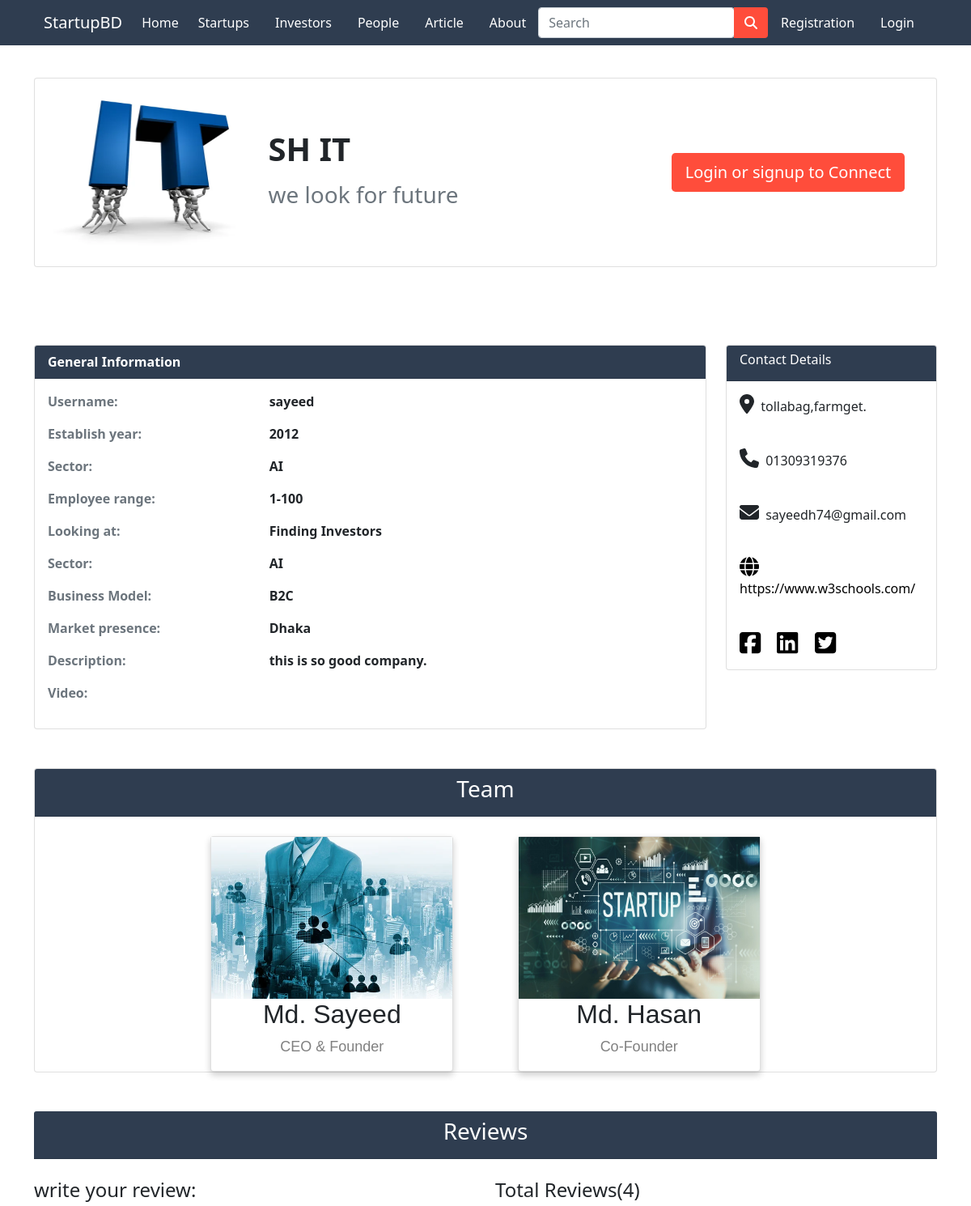
The app's page /startup-profile/1/ (upper part), older data.
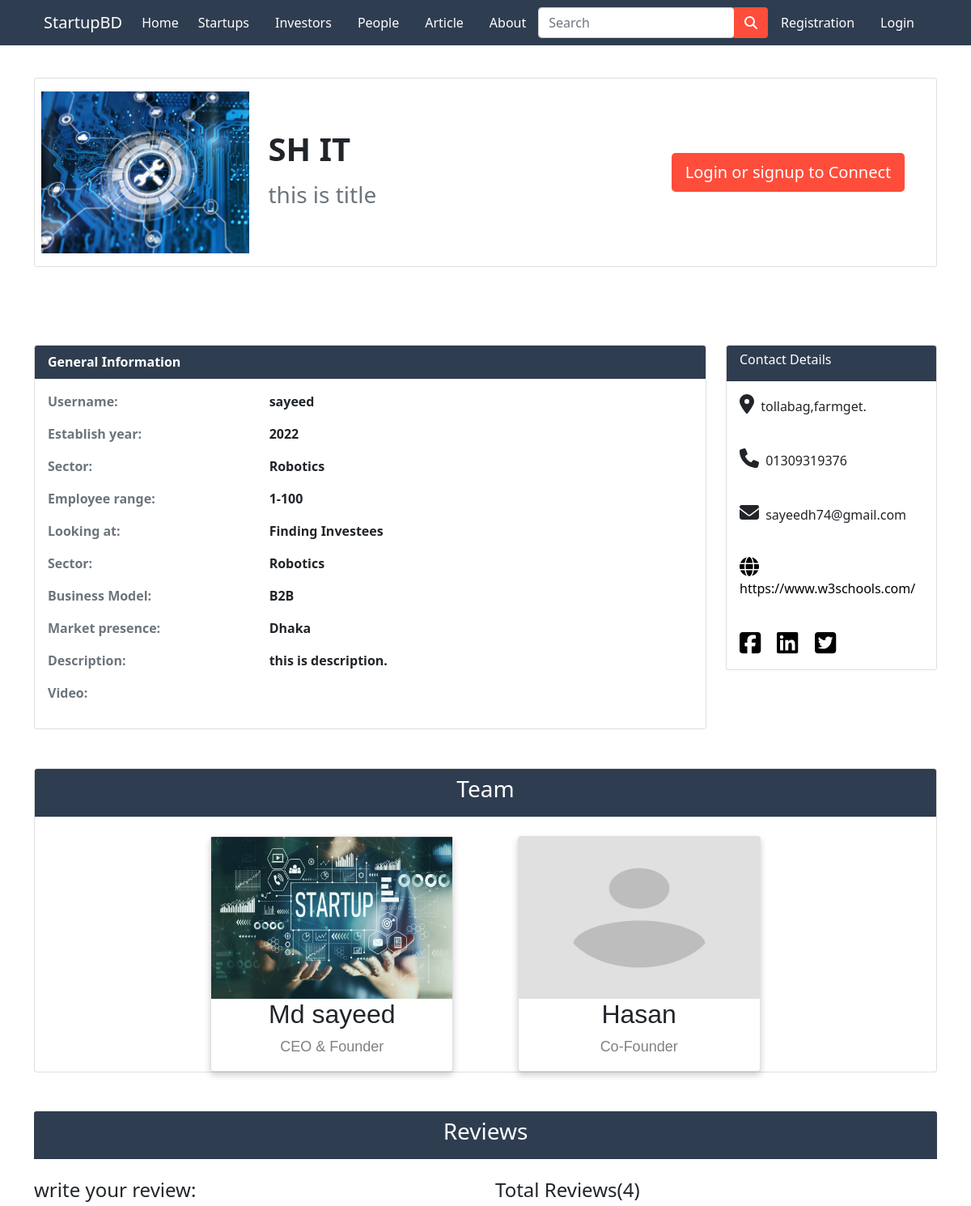
The same page, newer data.
### app/models.py (models this page shows, shortened)
class StartupInfo(models.Model):
  user = models.ForeignKey(settings.AUTH_USER_MODEL, on_delete = models.CASCADE)
  name = models.CharField(max_length=100, null=True, blank=True)
  company_name = models.CharField(max_length=100, null=True, blank=True)
  title = models.CharField(max_length=100,blank=True,null=True)
  email = models.EmailField(max_length=100, null=True, blank=True)
  mobile = models.CharField(max_length=50, null=True, blank=True)
  logo = models.ImageField(upload_to='images/', null=True,blank=True)
  establish_year = models.IntegerField(blank=True, null=True)
  business_model = models.CharField(max_length=100, choices=MODEL_CHOICES, blank=True,null=True)
  employee_range = models.CharField(max_length=100, blank=True, null=True)
  market_presence = models.CharField(max_length=100, choices=CITY_CHOICES, blank=True, null=True)
  looking_at = models.CharField(choices=LOOK_CHOICES,max_length=100, blank=True, null=True)
  sector = models.CharField(max_length=100,choices= SECTOR, blank=True, null=True)
  description = models.TextField(max_length=1000, blank=True, null=True)
  videofile = models.FileField(upload_to='videos/', default="Not availabe",null=True, blank=True)
  weblink = models.URLField( blank=True)
  facebook_link = models.URLField(blank=True)
  linkedin_link = models.URLField(blank=True)
  twitter_link = models.URLField(blank=True)
  location = models.CharField(max_length=100, null=True, blank=True)
  person1= models.CharField(max_length=100,choices=ROLE,blank=True,null=True)
  person1_name = models.CharField(max_length=50, blank=True, null=True)
  person1_image = models.ImageField(upload_to='images/', null=True, blank=True)
  person2 = models.CharField(max_length=100, choices=ROLE, blank=True, null=True)
  person2_name = models.CharField(max_length=50, blank=True, null=True)
  person2_image = models.ImageField(upload_to='images/', null=True, blank=True)

class User(AbstractUser):
  is_customer = models.BooleanField(default=False)
  is_investor = models.BooleanField(default=False)
  is_startup = models.BooleanField(default=False)
  friends = models.ManyToManyField('User',blank=True)

### app/views.py (the view)
# urls.py: path('startup-profile/<int:pk>/', views.startup_profile, name='startup-profile'),
def startup_profile(request, pk):
  startup = StartupInfo.objects.get(pk=pk)
  reviews = ReviewRating.objects.filter(startup_id=startup.id, status=True)
  count = reviews.count()
  thread = ThreadModel.objects.filter(pk=pk)
  message_list = MessageModel.objects.filter(thread__pk__contains=pk)
  return render(request, 'app/startup_profile.html', {'startup': startup, 'reviews': reviews, 'count': count,'thrad':thread ,'message_list': message_list})

### app/templates/app/startup_profile.html (shortened to what this page needs)
{% extends 'app/base.html' %}
{% load static %}
{% block main-content %}
<div class="container my-5">
  <div class="row">
    <div class="col-md-12">
      <div class="card flex-row  mt-5">
        <div class="card-body row px-2 align-items-center">
          <div class="col-md-3">
            {% if startup.logo %}
            <img src="{{ startup.logo.url }}" width="100%" height="200px" alt="No images">
            {% else %}
            <img src="{% static 'app/images/banner1/images.png' %}" width="100%" height="200px" alt="No Image">
            {% endif %}
          </div>
          <div class="col-md-5">
            <h4 class="card-title">
              <h1><b>{{startup.company_name}}</b></h1>
            </h4>
            <p class="card-text">
            <h3 class="text-muted">{{startup.title}}</h3>
            </p>
          </div>
          {% if startup.user.pk == request.user.pk %}
          <div class="col-md-4 text-center">
            <div class="flex-row">
              <a href="{% url 'startup-form' startup.id %}" class="btn btn-lg" style="background-color: #FF4D3B; color: white;">Update Profile</a>
            </div>
          </div>
          {% elif request.user.is_authenticated %}
          <div class="col-md-4 text-center">
            <div class="flex-row">
              <a href="{% url 'create-thread' %}" class="btn btn-lg" style="background-color: #FF4D3B; color: white;">Connect</a>
            </div>
          </div>
          {% else %}
          <div class="col-md-4 text-center">
            <div class="flex-row">
              <a href="{% url 'login' %}" class="btn btn-lg" style="background-color: #FF4D3B; color: white;">Login or signup to Connect</a>
            </div>
          </div>
          {% endif %}
        </div>
      </div>
    </div>
  </div>
</div> <br> <br>
<div class="container">
  <div class="row">
    <div class="col-md-9">
      <div class="card ">
        <div class="card-header" style="background-color: #2F3D50; color: white;"><b> General Information</b></div>
        <div class="card-body">
          <div class="row">
            <div class="col-4 text-muted">
              <p><b> Username:</b></p>
            </div>
            <div class="col-6">
              <p><b> {{ startup.user.username }}</b></p>
            </div>
          </div>
          <div class="row">
            <div class="col-4 text-muted">
              <p><b> Establish year:</b></p>
            </div>
            <div class="col-6">
              <p><b>{{startup.establish_year}}</b></p>
            </div>
          </div>
          <div class="row">
            <div class="col-4 text-muted">
              <p><b> Sector:</b></p>
            </div>
            <div class="col-6">
              <p><b>{{startup.sector}}</b></p>
            </div>
          </div>
          <div class="row">
            <div class="col-4 text-muted">
              <p><b> Employee range:</b></p>
            </div>
            <div class="col-6">
              <p><b>{{startup.employee_range}}</b></p>
            </div>
          </div>
          <div class="row">
            <div class="col-4 text-muted">
              <p><b>Looking at:</b></p>
            </div>
            <div class="col-6">
              <p><b>{{startup.looking_at}}</b></p>
            </div>
          </div>
          <div class="row">
            <div class="col-4 text-muted">
              <p><b> Sector:</b></p>
            </div>
            <div class="col-6">
              <p><b>{{startup.sector}}</b></p>
            </div>
          </div>
          <div class="row">
            <div class="col-4 text-muted">
              <p><b> Business Model:</b></p>
            </div>
            <div class="col-6">
              <p><b>{{startup.business_model}}</b></p>
            </div>
          </div>
          <div class="row">
            <div class="col-4 text-muted">
              <p><b> Market presence:</b></p>
            </div>
            <div class="col-6">
              <p><b>{{startup.market_presence}}</b></p>
            </div>
          </div>
          <div class="row">
            <div class="col-4 text-muted">
              <p><b> Description:</b></p>
            </div>
            <div class="col-6">
              <p><b>{{startup.description}}</b></p>
            </div>
          </div>
          <div class="row">
            <div class="col-4 text-muted">
              <p><b>Video:</b></p>
            </div>
            <div class="col-6">
            </div>
          </div>
        </div>
      </div>
    </div>
    <div class="col-md-3">
      <div class="card">
        <div class="card-header" style="background-color: #2F3D50; color: white;">
          <h6>Contact Details</h6>
        </div>
        <div class="card-body">
          <p><i style='font-size:24px' class='fas me-1'>&#xf3c5;</i> {{startup.location}}</p>
          <br>
          <p><i style="font-size:24px" class="fa me-1">&#xf095;</i> {{startup.mobile}}</p>
          <br>
          <p><i style="font-size:24px" class="fa me-1">&#xf0e0;</i> {{startup.email}}</p>
          <br>
          <p ><a href="{{startup.weblink}}" style="color: black; text-decoration: none;"><i style='font-size:24px' class='fas me-1'>&#xf0ac;</i> {{startup.weblink}}</a></p>
          <br>
         <a href="{{startup.facebook_link}}" id="link"><i class="fab fa-facebook-square fa-2x"></i></a>
        <a class="mx-3"id="link" href="{{startup.linkedin_link}}"><i class="fab fa-linkedin fa-2x"></i></a>
        <a href="{{startup.twitter_link}}" id="link"><i class="fab fa-twitter-square fa-2x"></i></a>
        </div>
      </div>
    </div>
  </div>
</div>
<br><br>
<div class="container">
  <div class="card">
    <div class="col-md-12">
      <div class="card-header" style="background-color: #2F3D50; color: white;">
        <center>
          <h3>Team</h3>
        </center>
      </div>
      <br>
      <div class="row align-items-center justify-content-center">
        <div class="col-md-4">
          <div class="card" id="card">
            {% if startup.person1_image %}
            <img src="{{ startup.person1_image.url  }}" alt="John" style="width:100%; height: 200px;">
            {% else %}
            <img src="{% static 'app/images/banner1/images.png' %}" alt="No Image" style="width:100%; height: 200px;">
            {% endif %}
            <h2>{{startup.person1_name}}</h2>
            <p class="title" id="title">{{startup.person1}}</p>
          </div>
        </div>
        <div class="col-md-4">
          <div class="card" id="card">
            {% if startup.person2_image %}
            <img src="{{ startup.person2_image.url }}"  alt="John" style="width:100%; height: 200px;">
              {% else %}
              <img src="{% static 'app/images/banner1/images.png' %}" alt="No Image" style="width:100%; height: 200px;">
              {% endif %}
            <h2>{{startup.person2_name}}</h2>
            <p class="title" id="title">{{startup.person2}}</p>
          </div>
        </div>
      </div>
    </div>
  </div>
</div>
<br><br>
<div class="container">
  <div class="row">
    <div class="col-md-12">
        <div class="card-header" style="background-color: #2F3D50; color: white;">
          <center><h3>Reviews</h3></center>
        </div>
        <br>
      </div>
    </div>
  </div>
{% if startup.user.pk == request.user.pk %}
    <div class="container">
      <div class="row">
        <div class="col-md-1"></div>
        <div class="col-md-6">
          <h4>Total Reviews({{count}})</h4>
          <hr>
          {% for review in reviews %}
          <div class="row">
            <div class="col-md-6">
              <div>
                <i class="fas fa-user-alt me-1"></i>
                {{review.user.username}}
                <i class="far fa-clock me-1"></i>
                {{review.created_at}}
              </div>
            </div>
            <div class="col-md-6 text-end">
              <i class="fa fa-star {% if review.rating > 0 %} checked {% endif %}" style="float: left;"></i>
              <i class="fa fa-star {% if review.rating > 1 %} checked {% endif %}" style="float: left;"></i>
              <i class="fa fa-star {% if review.rating > 2 %} checked {% endif %}" style="float: left;"></i>
              <i class="fa fa-star {% if review.rating > 3 %} checked {% endif %}" style="float: left;"></i>
              <i class="fa fa-star {% if review.rating > 4 %} checked {% endif %}" style="float: left;"></i>
            </div>
            <br>
            <div>
              {{review.review}}
            </div>
          </div>
          {% endfor %}
        </div>
       </div>
      </div>
    {% else %}
<div class="container">
  <div class="row">
    <div class="col-md-6">
      <h4>write your review:</h4>
    </div>
    <div class="col-md-6">
      <h4>Total Reviews({{count}})</h4>
</div>
</div>
</div>
{% endif %}
{% endblock main-content %}

### app/templates/app/base.html (shortened to what this page needs)
<!doctype html>
{% load custom_tags %}
<html lang="en">
<head>
  {% load static %}
  <link rel="stylesheet" href="{% static 'app/css/style.css' %}">
  <link href="https://cdn.jsdelivr.net/npm/bootstrap@5.0.0-beta1/dist/css/bootstrap.min.css" rel="stylesheet"
>
<link rel="stylesheet" href="https://stackpath.bootstrapcdn.com/font-awesome/4.7.0/css/font-awesome.min.css">
  <link rel="stylesheet" href="{% static 'app/css/owl.carousel.min.css' %}">
  <link rel="stylesheet" href="{% static 'app/css/all.min.css' %}">
  <link rel="stylesheet" href="https://cdnjs.cloudflare.com/ajax/libs/animate.css/3.7.2/animate.css">
</head>
<body>
  <div class="row">
    <div class="col-sm-12 col-md-12 col-lg-12">
      <nav id="nav" class="navbar navbar-expand-lg  fixed-top" style="background-color: #2F3D50;">
        <div class="container">
          <a class="navbar-brand" href="/" style="color: white; text-decoration:none;">StartupBD</a>
          <div class="collapse navbar-collapse" id="navbarSupportedContent">
            <ul class="navbar-nav me-auto mb-2 mb-lg-0">
              <li class="nav-item">
                <a class="nav-link active" aria-current="page" href="/">Home</a>
              </li>
              <li class="nav-item mx-2">
                <a href="{% url 'startup_home' %}" class="nav-link">Startups</a>
              </li>
              <li class="nav-item mx-2">
                <a href="{% url 'investor_home' %}" class="nav-link">Investors</a>
              </li>
              <li class="nav-item mx-2">
                <a href="{% url 'customer_home' %}" class="nav-link">People</a>
              </li>
              <li class="nav-item mx-2">
                <a href="{% url 'article' %}" class="nav-link">Article</a>
              </li>
              <li class="nav-item mx-2">
                <a href="{% url 'about' %}" class="nav-link">About</a>
              </li>
            </ul>
            <form class="d-flex input-group w-auto" method="POST" action="{% url 'search_list' %}">
              <input type="search" class="form-control rounded" name="q" placeholder="Search" aria-label="Search"
                aria-describedby="search-addon" />
             <button type="submit" class="btn" style="background-color:#FF4D3B;"><i class="fas fa-search" style="color: white;"></i></button>
            </form>
            <div>
              <ul class="navbar-nav me-auto mb-2 mb-lg-0">
                {% if request.user.is_authenticated %}
                <li class="nav-item dropdown mx-2">
                  <a class="nav-link dropdown-toggle" href="#" id="profileDropdown" role="button"
                    data-bs-toggle="dropdown" aria-expanded="false">
                    {{request.user.username|capfirst}}
                  </a>
                  <ul class="dropdown-menu" aria-labelledby="profileDropdown">
                    <li><a class="dropdown-item" href="{% url 'profile' user.id %}"> Profile</a></li>
                    <li><a class="dropdown-item" href="{% url 'passwordchange' %}">Change Password</a></li>
                  </ul>
                </li>
                <li class="nav-item mx-2">
                  <a href="{% url 'inbox' %}" class="nav-link"><i class="far fa-comment-alt "></i></a>
                </li>
                <li class="nav-item">
                  <div class="nav-item">
                    {% show_notifications %}
                  </div>
                </li>
                <li class="nav-item mx-2">
                  <a href="{% url 'logout' %}" class="nav-link">Logout</a>
                </li>
                {% else %}
                <li class="nav-item mx-2">
                  <a href="{% url 'register' %}" class="nav-link">Registration</a>
                </li>
                <li class="nav-item mx-2">
                  <a href="{% url 'login' %}" class="nav-link">Login</a>
                </li>
                {% endif %}
              </ul>
            </div>
          </div>
        </div>
      </nav>
    </div>
  </div>
  {% block main-content %} {% endblock main-content %}
</body>
</html>

### app/templates/app/base.html (style rules this page uses)
.nav-link { color: white; transition: all .3s ease-in-out; }

### app/templates/app/startup_profile.html (style rules this page uses)
#card { box-shadow: 0 4px 8px 0 rgba(0, 0, 0, 0.2); max-width: 300px; margin: auto; text-align: center; font-family: arial; }
#title { color: grey; font-size: 18px; }
#link { text-decoration: none; font-size: 15px; color: black; }

Row changes from the older to the newer data that the page shows:
changed StartupInfo "SH IT": logo: a different picture; title "we look for future" → "this is title"; establish_year "2012" → "2022"; sector "AI" → "Robotics"; looking_at "Finding Investors" → "Finding Investees"; business_model "B2C" → "B2B"; description "this is so good company." → "this is description."; person1_image: a different picture; person1_name "Md. Sayeed" → "Md sayeed"; person2_image: a different picture; person2_name "Md. Hasan" → "Hasan"
